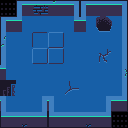

This is a level from a 2D game, rendered from its Tiled map with the project's own tilesets. A one-line summary and the complete map file follow:
An orthogonal 8x8 tile map with 16x16 px tiles, 1 tile layer (Tile Layer 1), 2 tilesets.

<map version="1.10" tiledversion="1.11.0" orientation="orthogonal" renderorder="right-down" width="8" height="8" tilewidth="16" tileheight="16" infinite="0" nextlayerid="2" nextobjectid="1">
 <editorsettings>
  <export target="../assets/gfx/test1.bin" format="bin" />
 </editorsettings>
 <tileset firstgid="1" source="Blue.tsx" />
 <tileset firstgid="81" source="Blue.tsx" />
 <layer id="1" name="Tile Layer 1" width="8" height="8">
  <data encoding="csv">
23,81,6,5,4,1,2,4,
1,22,18,18,20,22,51,26,
33,18,34,50,18,18,18,26,
49,18,50,50,18,18,35,26,
22,18,18,18,18,18,18,42,
36,18,18,18,19,18,18,26,
54,18,52,54,18,18,52,68,
65,67,68,65,66,67,68,23
</data>
 </layer>
</map>